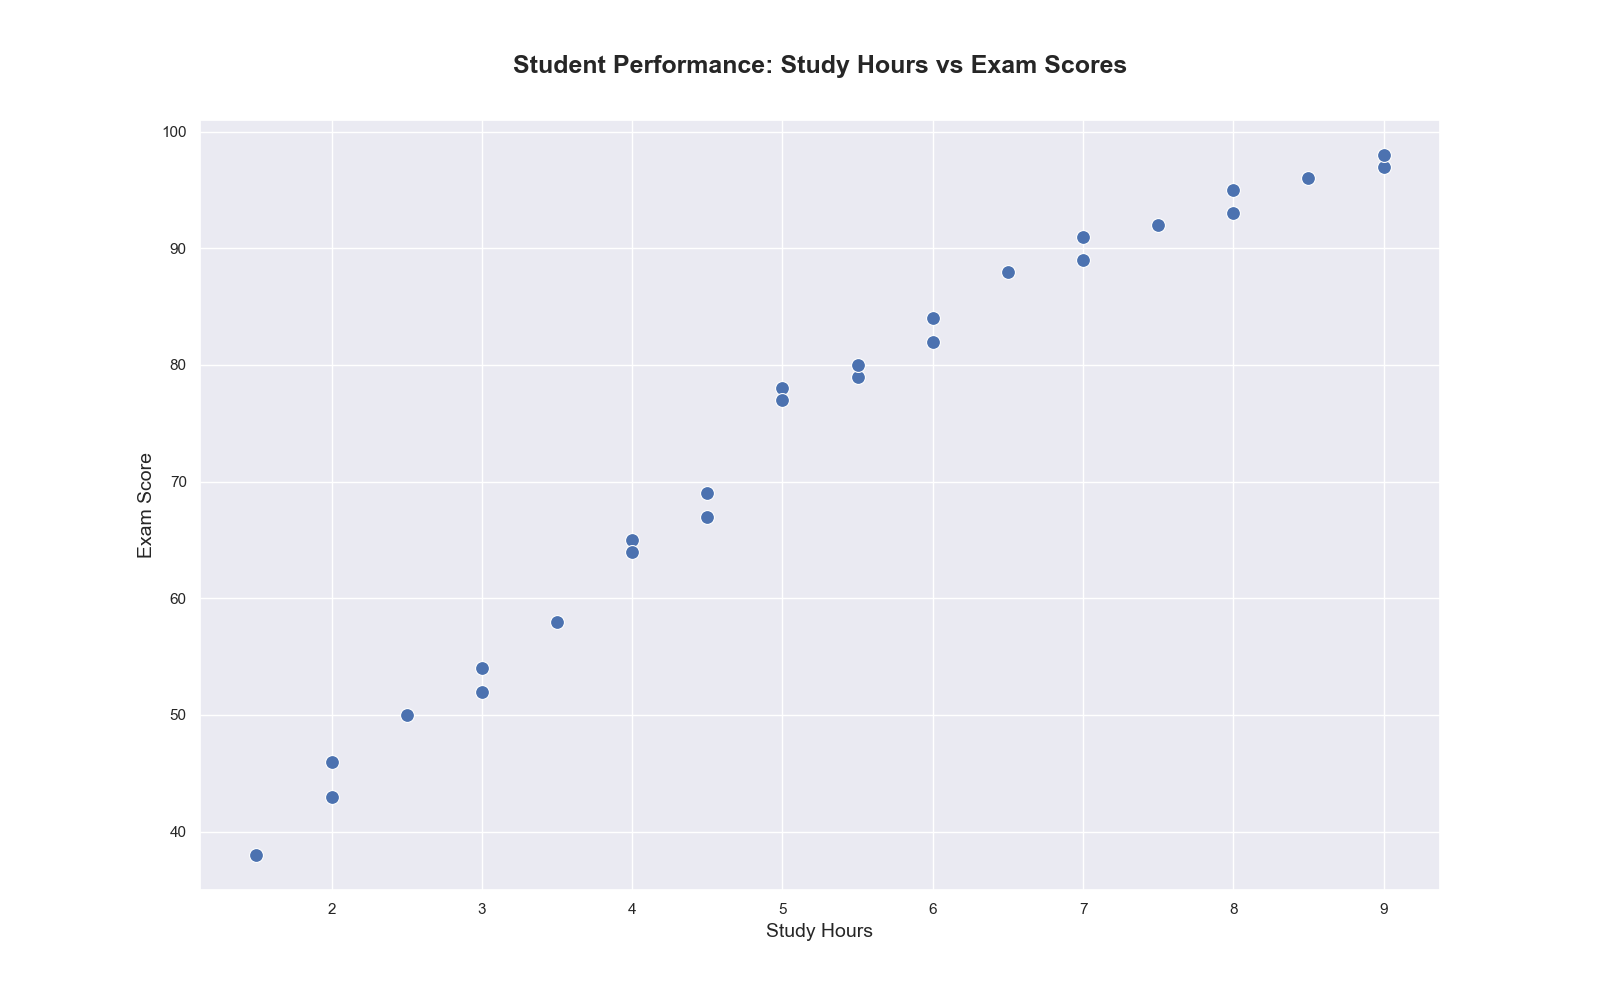

Source code (Python):

import seaborn as sns
import pandas as pd
import matplotlib.pyplot as plt

# Data points in pandas DataFrame
data = {
    'Student': ['Alice', 'Bob', 'Charlie', 'David', 'Eve', 'Frank', 'Grace', 'Hannah', 'Ian', 'Jane',
                'Kevin', 'Laura', 'Mike', 'Nina', 'Oscar', 'Paul', 'Quincy', 'Rachel', 'Sam', 'Tina',
                'Ursula', 'Victor', 'Wendy', 'Xander', 'Yara', 'Zane'],
    'StudyHours': [5, 3, 7, 2, 8, 6, 4, 9, 5.5, 3.5, 7.5, 6.5, 4.5, 8.5, 2.5, 1.5, 7, 6, 5, 4, 9, 3, 2, 8, 5.5, 4.5],
    'ExamScore': [78, 52, 91, 43, 95, 84, 65, 97, 79, 58, 92, 88, 67, 96, 50, 38, 89, 82, 77, 64, 98, 54, 46, 93, 80, 69]
}

df = pd.DataFrame(data)

# Setting sns theme and figure size
sns.set_theme()
plt.figure(figsize=(16, 10))

# Creating scatterplot with customized color scheme
scatterplot = sns.scatterplot(x='StudyHours', y='ExamScore', data=df, s=100,
                              palette=['#FF6347', '#4682B4', '#FFD700', '#32CD32', '#8A2BE2'])

# Customize further details of the plot
scatterplot.axes.set_title('Student Performance: Study Hours vs Exam Scores', fontsize=18, weight='bold', y=1.05)
scatterplot.set_xlabel('Study Hours', fontsize=14)
scatterplot.set_ylabel('Exam Score', fontsize=14)
scatterplot.figure.set_size_inches(16, 10)  # Change width and height of the chart
plt.show()
